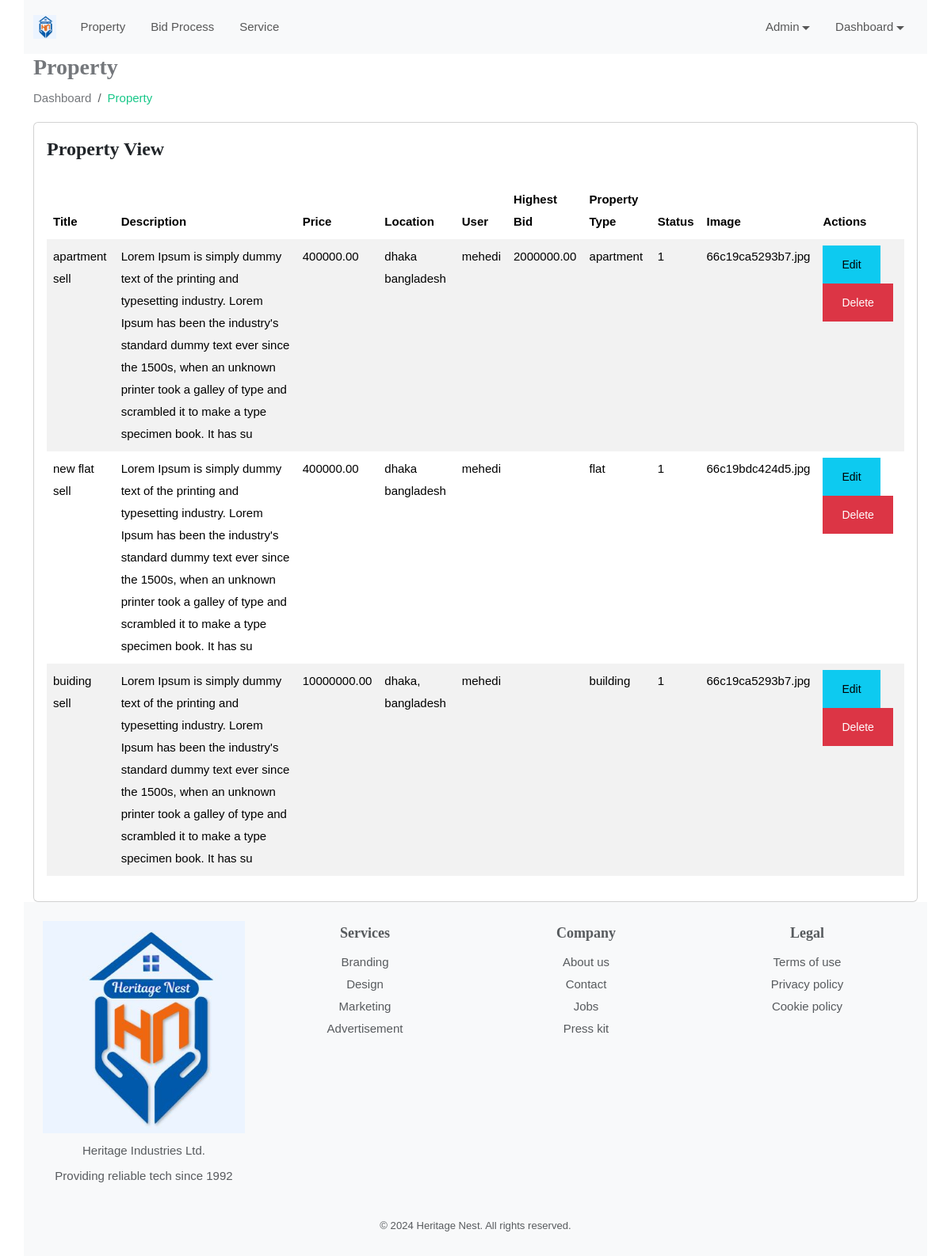
The page /manage_property.php (signed in) on the database its author committed.
### tables this page shows
CREATE TABLE `properties` (
  `id` bigint(20) unsigned NOT NULL AUTO_INCREMENT,
  `title` varchar(255) DEFAULT NULL,
  `description` varchar(255) DEFAULT NULL,
  `image` varchar(255) DEFAULT NULL,
  `price` decimal(15,2) DEFAULT NULL,
  `location` varchar(255) DEFAULT NULL,
  `user_id` bigint(20) unsigned NOT NULL,
  `highest_bidder` bigint(20) unsigned DEFAULT NULL,
  `highest_bid` decimal(15,2) DEFAULT NULL,
  `p_type` varchar(50) DEFAULT NULL,
  `status` tinyint(4) DEFAULT NULL,
  `created_at` datetime DEFAULT current_timestamp(),
  PRIMARY KEY (`id`),
  KEY `user_id` (`user_id`),
  CONSTRAINT `properties_ibfk_1` FOREIGN KEY (`user_id`) REFERENCES `users` (`id`) ON DELETE CASCADE
);

CREATE TABLE `users` (
  `id` bigint(20) unsigned NOT NULL AUTO_INCREMENT,
  `user_name` varchar(100) DEFAULT NULL,
  `email` varchar(100) DEFAULT NULL,
  `password` varchar(100) DEFAULT NULL,
  `phone` int(15) DEFAULT NULL,
  `address` varchar(255) DEFAULT NULL,
  `role_id` int(11) unsigned NOT NULL,
  `created_at` datetime DEFAULT NULL,
  PRIMARY KEY (`id`),
  KEY `role_id` (`role_id`),
  CONSTRAINT `users_ibfk_1` FOREIGN KEY (`role_id`) REFERENCES `role` (`id`) ON DELETE CASCADE ON UPDATE CASCADE
);

### manage_property.php (the view, shortened to what this page needs)
<?php include('partials/header.php');
include 'functions/db.php';
$base_url = '/property_bid_project/';?>
<div class="page-wrapper">
<div class="content container">
                             <div class="page-header">
                                <div class="row">
                                    <div class="col">
                                        <h3 class="page-title">Property</h3>
                                        <ul class="breadcrumb">
                                            <li class="breadcrumb-item"><a href="home.php">Dashboard</a></li>
                                            <li class="breadcrumb-item active">Property</li>
                                        </ul>
                                    </div>
                                </div>
                            </div>
        <div class="row">
                <div class="col-sm-12">
                                <div class="card">
                                    <div class="card-body">
                                        <h4 class="header-title mt-0 mb-4">Property View</h4>
                                        <table id="datatable-buttons" class="table table-striped dt-responsive nowrap">
                                            <thead>
                                                <tr>
                                                    <th>Title</th>
                                                    <th>Description</th>
                                                    <th>Price</th>
                                                    <th>Location</th>
													<th>User</th>
                                                    <th>Highest Bid</th>
                                                    <th>Property Type</th>
													<th>Status</th>
                                                    <th>Image</th>
                                                    <th>Actions</th>
                                                </tr>
                                            </thead>
                                            <tbody>
												<?php
                                                $sql = "
                                                SELECT properties.*, users.user_name
                                                FROM properties
                                                JOIN users ON users.id = properties.user_id
                                               ";
                                                $query = $conn->prepare($sql);
                                                $query->execute();
													while($row = $query->fetch(PDO::FETCH_ASSOC))
													{
												?>
                                                <tr>
                                                    <td><?php echo $row['title']; ?></td>
                                                    <td><?php echo $row['description']; ?></td>
                                                    <td><?php echo $row['price']; ?></td>
                                                    <td><?php echo $row['location']; ?></td>
                                                    <td><?php echo $row['user_name']; ?></td>
                                                    <td><?php echo $row['highest_bid']; ?></td>
                                                    <td><?php echo $row['p_type']; ?></td>
                                                    <td><?php echo $row['status']; ?></td>
                                                    <td><?php echo $row['image']; ?></td>
													<td><a href="propertyedit.php?id=<?php echo $row['id'];?>"><button class="btn btn-info">Edit</button></a>
                                                    <a href="propertydelete.php?id=<?php echo $row['id'];?>"><button class="btn btn-danger">Delete</button></a></td>
                                                </tr>
                                               <?php
												}
												?>
                                            </tbody>
                                        </table>
                                    </div>
                                </div>
                            </div>
</div>
</div>
<?php include('partials/footer.php')?>

### assets/css/color.css (style rules this page uses)
:root { --theme-ordinary-color: #74777b; }
:root { --theme-primary-color: #17c788; }
:root { --theme-secondary-color: #0d1432; }
:root { --theme-white-color: #fff; }
:root { --theme-light-color: #f8f8f8; }
:root { --theme-gray-color: #f5f5f5; }
:root { --theme-footer-color: #091b4b; }
:root { --theme-dark-color: #091b4b; }
:root { --text-light-color: #a3a7af; }
:root { --theme-primary-opacity-color: rgba(11, 191, 141, .8); }
:root { --theme-secondary-opacity-color: rgba(13,20,50,0.7); }
:root { --theme-white-opacity-color: rgba(255, 255, 255, 0.3); }
:root { --theme-dark-opacity-color: rgba(0, 0, 0, 0.5); }
:root { --theme-ordinary-font: 'Muli', sans-serif; }
:root { --theme-highlight-font: 'Comfortaa', cursive; }

### assets/css/style.css (style rules this page uses)
.container, .container-fluid { transition: all 0.6s ease 0s; -moz-transition: all 0.6s ease 0s; -webkit-transition: all 0.6s ease 0s; -o-transition: all 0.6s ease 0s; }
.text-ordinary, a.text-ordinary, .text-ordinary a, body, .dropdown-item, .footer-widget li a, .text-ordinary .jslider .jslider-label, .breadcrumb-item > a, .list-text-white a.dropdown-item { color: var(--theme-ordinary-color); }
.icon-primary, .icon-primary i, .icon-primary svg, .hover-primary-nav .navbar-nav .nav-link.active, .hover-primary-nav .navbar-nav .nav-link:hover, .top-header .dropdown-toggle::after, .footer-widget li a:hover, .check-submit li input[type="checkbox"]:checked + label::before, .property-btn li a.active, .property-btn li a:hover, .hover-primary-nav .navbar-nav .nav-link:hover, .breadcrumb-item > a:hover, .copyright .line-menu a:hover, .dashboard-top-left .dropdown-toggle::before, .dashboard-panel .message-list .message-action a:hover, .breadcrumb-item.active, .navigation_link_widget li a:hover, .flat-primary [class^="flaticon-"]::before, .list-text-white a.dropdown-item:hover { color: var(--theme-primary-color); }
.table-striped tbody tr:nth-of-type(2n + 1) { background-color: var(--theme-gray-color); }
.transation-3s, .transation-3s:hover, .hover-zoomer img, .hover-bg-white, a, a:hover, .btn, .btn:hover, .radio-check label, .message-list li .message-action, .timeline-item .circle, .timeline-item .date-time, .clip-item .fa-times { -moz-transition: all 300ms ease-in-out 0s; -webkit-transition: all 300ms ease-in-out 0s; -o-transition: all 300ms ease-in-out 0s; -ms-transition: all 300ms ease-in-out 0s; transition: all 300ms ease-in-out 0s; }
body { font-family: var(--theme-ordinary-font); font-size: 15px; line-height: 28px; }
h1, .h1, h2, .h2, h3, .h3, h4, .h4, h5, .h5, h6, .h6 { font-family: var(--theme-highlight-font); font-weight: 700; }
h4, .h4 { line-height: 35px; }
ul, ol { padding: 0; margin: 0; list-style: none; }
a, a:hover, .btn-link, .btn-link:hover { text-decoration: none; cousor: pointer; }
button, button:focus { border: none; outline: none; }
.btn { padding: 0px 23px; font-size: 14px; border-radius: 0; line-height: 46px; font-weight: 500; }
::placeholder { font: var(--theme-ordinary-font); font-size: 15px; font-weight: 400; color: #fff; }
table td, table th { border: none; padding: 10px 15px; }

### rows shown on the page
properties: title "apartment sell", description "Lorem Ipsum is simply dummy text of the printing and typesetting industry. Lorem Ipsum has been the industry's standard dummy text ever since the 1500s, when an unknown printer took a galley of type and scrambled it to make a type specimen book. It has su", price "400000.00", location "dhaka bangladesh", user.user_name "mehedi", highest_bid "2000000.00", p_type "apartment", status "1", image "66c19ca5293b7.jpg"
properties: title "new flat sell", description "Lorem Ipsum is simply dummy text of the printing and typesetting industry. Lorem Ipsum has been the industry's standard dummy text ever since the 1500s, when an unknown printer took a galley of type and scrambled it to make a type specimen book. It has su", price "400000.00", location "dhaka bangladesh", user.user_name "mehedi", p_type "flat", status "1", image "66c19bdc424d5.jpg"
properties: title "buiding sell", description "Lorem Ipsum is simply dummy text of the printing and typesetting industry. Lorem Ipsum has been the industry's standard dummy text ever since the 1500s, when an unknown printer took a galley of type and scrambled it to make a type specimen book. It has su", price "10000000.00", location "dhaka, bangladesh", user.user_name "mehedi", p_type "building", status "1", image "66c19ca5293b7.jpg"
